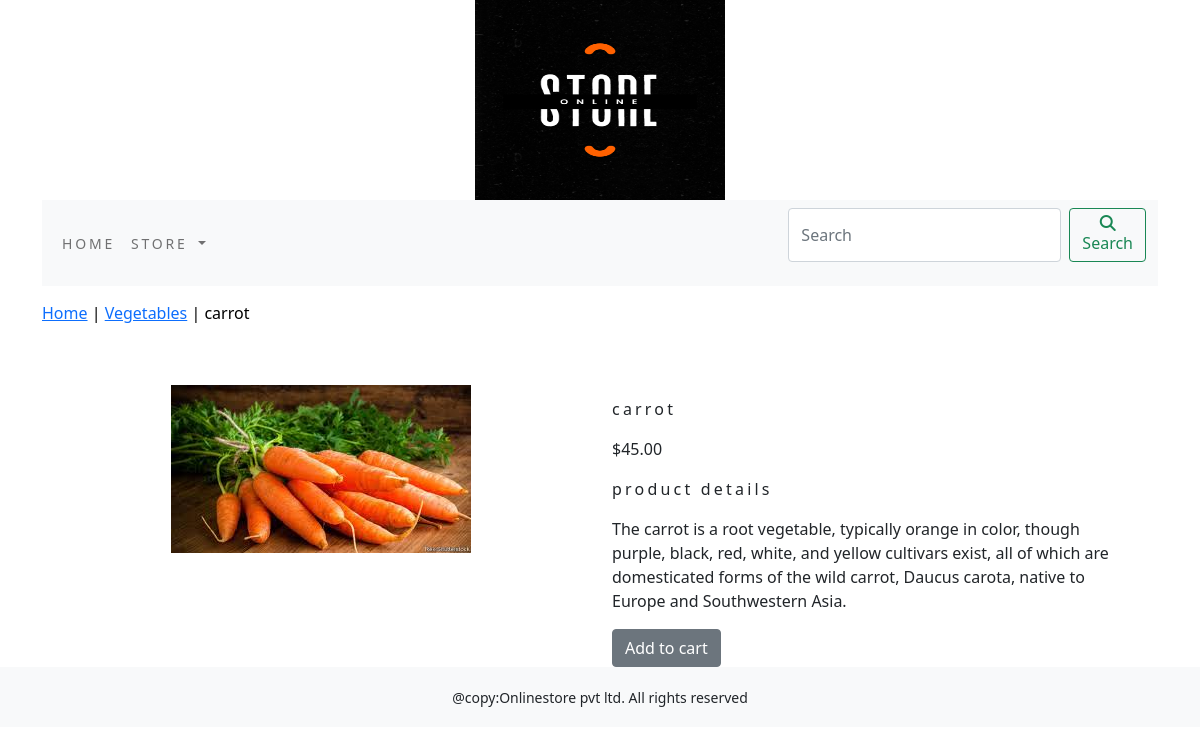
Screenshot of /shop/vegetables/carrot/ with the database file from the repository.
### ecomapp/models.py (models this page shows, shortened)
class Product(models.Model):
    name=models.CharField(max_length=250,unique=True)
    slug=models.SlugField(max_length=250,unique=True)
    description=models.TextField(blank=True)
    price=models.DecimalField(max_digits=10,decimal_places=2)
    category=models.ForeignKey(Category,on_delete=models.CASCADE)
    image=models.ImageField(upload_to='product',blank=True)
    stock=models.IntegerField()
    available=models.BooleanField(default=True)
    created=models.DateTimeField(auto_now_add=True)
    updated=models.DateTimeField(auto_now=True)
    class Meta:
        ordering=('name',)
        verbose_name='product'
        verbose_name_plural='products'

class Category(models.Model):
    name=models.CharField(max_length=250,unique=True)
    slug=models.SlugField(max_length=250,unique=True)
    descr=models.TextField(blank=True)
    image=models.ImageField(upload_to='category',blank=True)
    class Meta:
        ordering=('name',)
        verbose_name='category'
        verbose_name_plural='categories'
    def get_url(self):
        return reverse('ecomapp:products_by_category',args=[self.slug])
    def __str__(self):
        return  '{}'.format(self.name)

### ecomapp/views.py (the view)
# urls.py: path('<slug:c_slug>/<slug:product_slug>/', views.proDetail, name='prodCatdeail')
def proDetail(request,c_slug,product_slug):
    try:
        product=Product.objects.get(category__slug=c_slug,slug=product_slug)
    except Exception as e:
        raise e
    return render(request,'product.html',{'product':product})

### cart/context_processors.py (called while the page is built)
def counter(request):
    item_count=0
    if'admin' in request.path:
        return  {}
    else:
        try:
            cart=Cart.objects.filter(cart_id=_cart_id(request))
            cart_items=CartItem.objects.all().filter(cart=cart[:1])
            for cart_item in cart_items:
                item_count += cart_item.quantity
        except Cart.DoesNotExist:
            item_count = 0
    return dict(item_count=item_count)

### cart/views.py (called while the page is built)
def _cart_id(request):
    cart=request.session.session_key
    if not cart:
        cart=request.session.create()
    return cart

### ecomapp/context_processors.py (called while the page is built)
def menu_links(request):
    links=Category.objects.all()
    return dict(links=links)

### templates/product.html (shortened to what this page needs)
{% extends 'base.html' %}
{% load static %}
{% block content %}
<div class="my_prod_row_class">
  <div class="mx_auto">
   <p><a href="{% url 'ecomapp:allProdCat' %}">Home</a> | <a href="{{product.category.get_url}}">{{product.category}}</a> | {{product.name}}</p>
  </div>
</div>
<div class="container">
<br>
<div class="row">
  <div class="col-12 col-sm-12 col-md-12 col-lg-6 text-center">
    <div style="min-width:18rem;">
      <img src="{{product.image.url}}" alt="{{product.name}}">
    </div>
  </div>
    <div class="col-12 col-sm-12 col-md-12 col-lg-6">
        <div>
      <h1 class="my_prod_title">{{product.name}}</h1>
      <p>${{product.price}}</p>
      <p class="my_title">product details</p>
       <p class="text_justify my_prod_text">{{product.description}}</p>
      {% if product.stock <= 0 %}
      <p class="text_justify my_prod_text"><b>Out of Stock</b></p>
      {% else %}
      <a  class="btn btn-secondary" href="{% url 'cart:add_cart' product.id %}">Add to cart </a>
      {% endif %}
    </div>
  </div>
</div>
</div></div>
{% endblock %}

### static/css/custom.css (style rules this page uses)
body { font-family: 'Roboto', sans-serif; }
.my_title { font-size:16px; text_transform:uppercase; letter-spacing:.2em; }
.my_prod_row_class { padding-top:15px; padding-bottom:20px; }
.my_prod_row_class .mx_auto { color:#000; font-size;12px; text-decoration:none; }
.my_prod_title { font-size:16px; text_transform:uppercase; letter-spacing:.2em; padding-top:15px; padding-bottom:10px; }
.my_prod_text { padding-right:20px; }

### rows the page displays
Product: category "Vegetables", name "carrot", image (picture), price "45.00", description "The carrot is a root vegetable, typically orange in color, though purple, black, red, white, and yellow cultivars exist, all of which are domesticated forms of the wild carrot, Daucus carota, native to Europe and Southwestern Asia."
